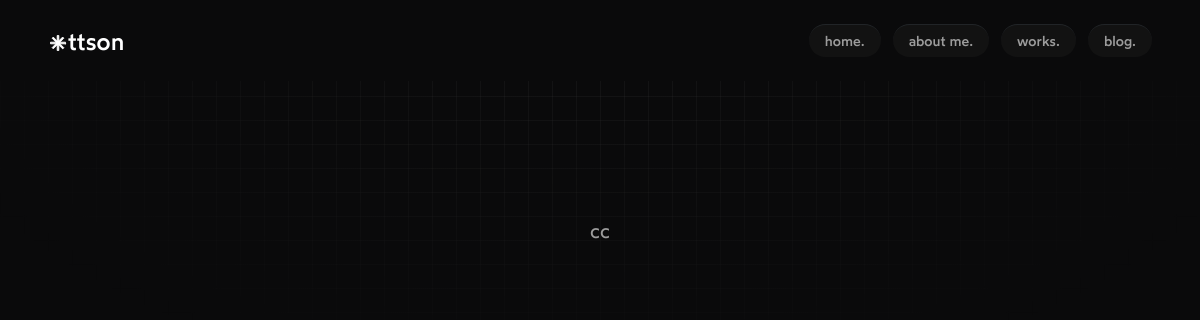
Page /blog/design-of-this-portfolio/ on the earlier database version.
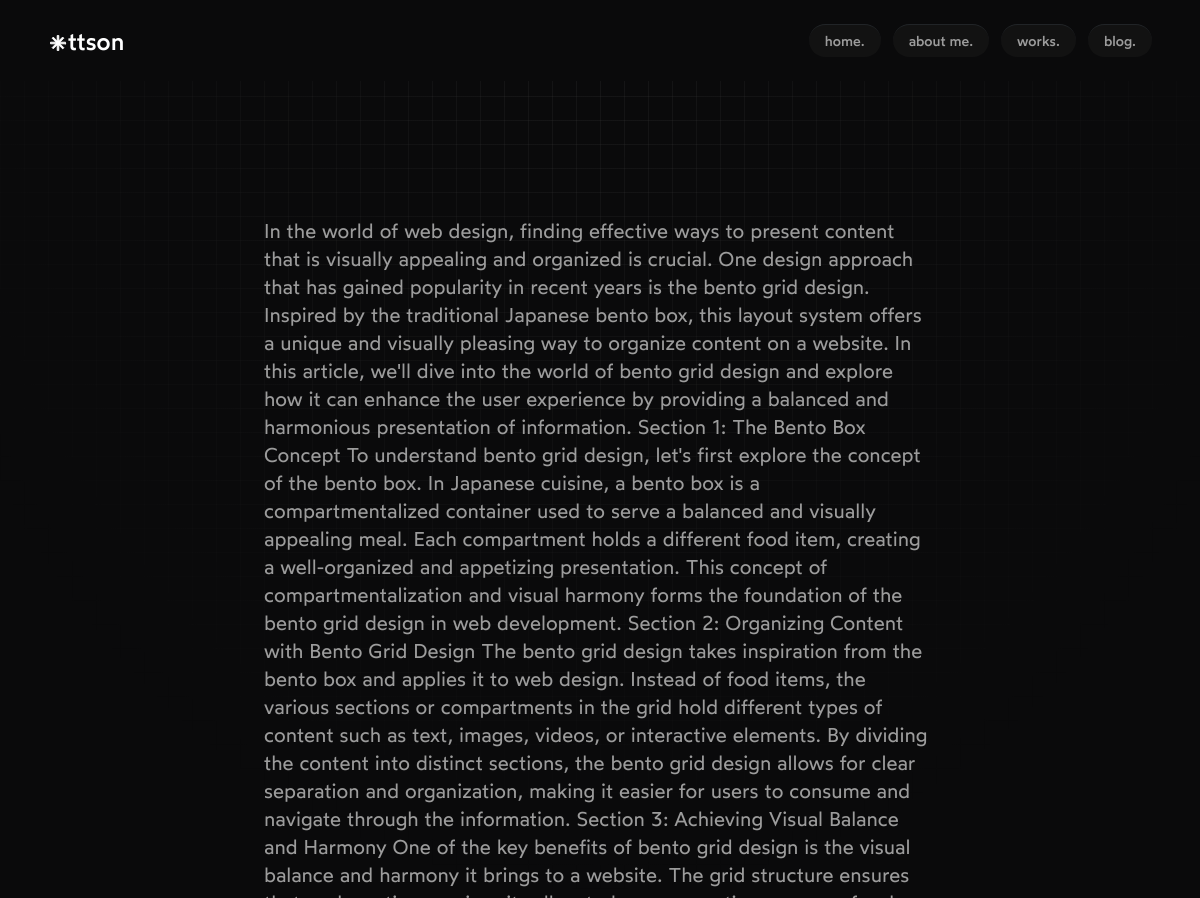
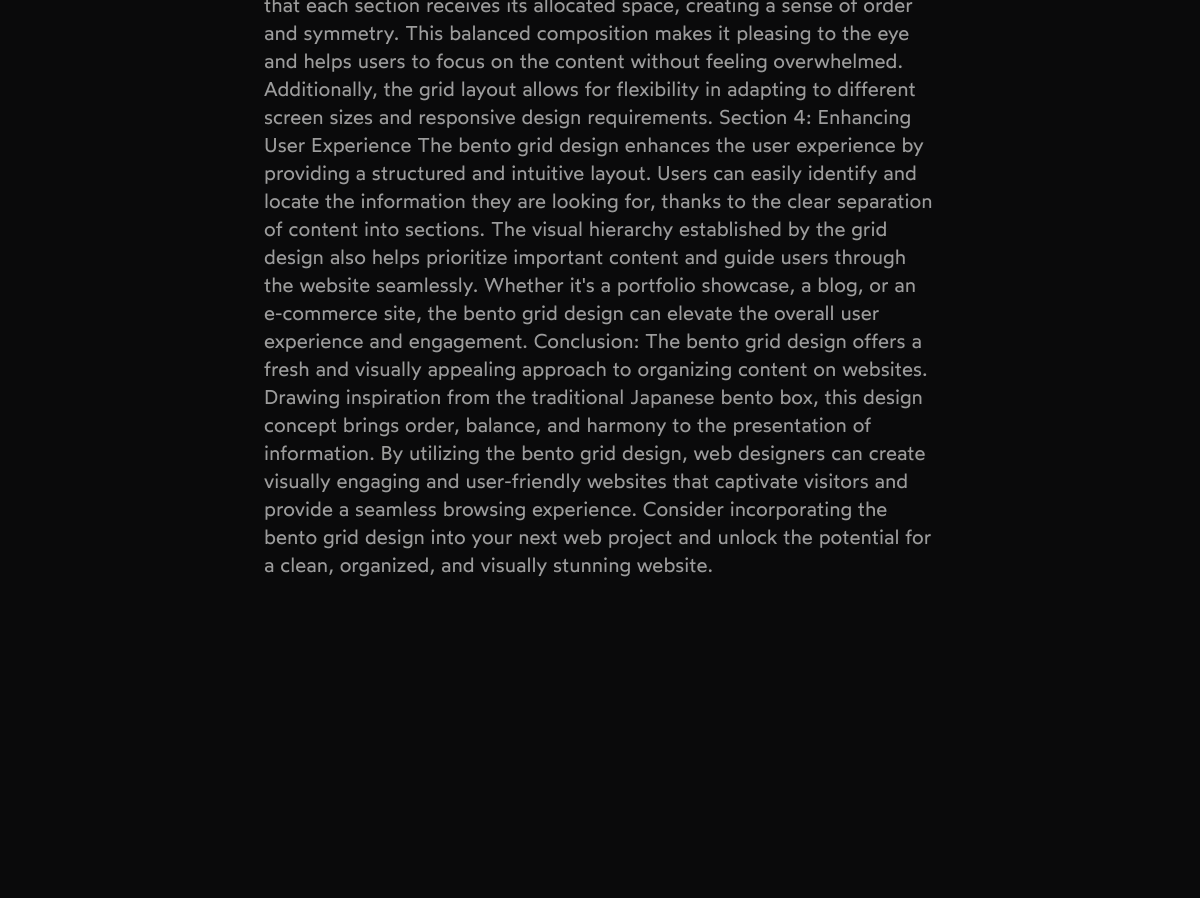
Same page on the later database version (2 pictures, top to bottom).
### pages/models.py (models this page shows, shortened)
class Post(models.Model):
    title = models.CharField(max_length=200)
    body = models.TextField()
    created_at = models.DateTimeField(auto_now_add=True)
    updated_at = models.DateTimeField(auto_now=True)
    cover = models.ImageField(upload_to="covers/", blank=True)
    slug = models.SlugField(null=False, unique=True)
    color = models.CharField(max_length=20, default='#fff', null=False, unique=True)
    class Meta:
        ordering = ["-created_at"]

### pages/views.py (the view)
# urls.py: path("blog/<slug:slug>/", BlogDetailPageView.as_view(), name="post_detail"),
class BlogDetailPageView(DetailView):
    model = Post
    template_name = "pages/blog_detail.html"

### templates/pages/blog_detail.html (shortened to what this page needs)
{% extends "_base.html" %}
{% block content %}
    {% include 'partials/post_detail.html' %}
    {% include 'partials/footer.html' %}
{% endblock content %}

### templates/_base.html (shortened to what this page needs)
{% load static tailwind_tags %}
<!DOCTYPE html>
<html lang="en">
  <head>
    {% tailwind_css %}
    <link rel="stylesheet" href="{% static 'css/base.css' %}" media="print" onload="this.media='all'" />
    <link rel="stylesheet" href="{% static 'fonts/stylesheet.css' %}" media="print" onload="this.media='all'" />
  </head>
  <body class="bg-custom-black overflow-x-hidden !scroll-smooth antialiased" x-data></body>
    <div>
      <div class="fixed top-0 left-0 w-full h-full -z-10">
        <div class="relative hidden w-full h-full bg-custom-black" @load.window="$el.classList.remove('hidden')">
          <div class="absolute bottom-0 left-0 right-0 top-0 bg-[linear-gradient(to_right,#4f4f4f2e_1px,transparent_1px),linear-gradient(to_bottom,#4f4f4f2e_1px,transparent_1px)] bg-[size:24px_24px] [mask-image:radial-gradient(ellipse_60%_50%_at_50%_0%,#0a0a0b,transparent_100%)]"></div>
        </div>
      </div>
      <div class="relative w-screen mx-auto">
        {% include 'partials/navbar.html' %}
        {% block content %}
        {% endblock content %}
      </div>
    </div>
  </body>
</html>

### templates/partials/preloader.html (shortened to what this page needs)
{% load static %}

### templates/partials/navbar.html (shortened to what this page needs)
{% load static %}
<header class="fixed top-0 left-0 z-20 hidden w-screen md:sticky lg:bg-custom-black" @load.window="$el.classList.remove('hidden')">
  <div x-data="{ open: false }" @resize.window="open = (window.innerWidth >= 768) ? true : false" x-init="open = (window.innerWidth >= 768) ? true : false" class="bg-custom-black/90 lg:bg-custom-black mx-auto flex w-full max-w-6xl flex-col p-6 max-lg:backdrop-blur-[6px] md:flex-row md:items-center md:justify-between md:rounded-none md:border-none" :class="{'border-b border-b-gray-border rounded-b-3xl': open, 'border-none rounded-none': !open}">
    <div class="flex items-center justify-between md:mb-0 md:border-none md:pb-0 lg:justify-start" :class="{'pb-6 border-b border-b-gray-border mb-6': open, 'pb-0': !open}" x-cloak>
      <a href="{% url "home" %}">
        <div class="relative flex space-x-5">
          <span class="font-['Wotfard'] text-2xl font-medium text-white">ttson</span>
        </div>
      </a>
    </div>
    <nav :class="{'flex': open, 'opacity-0': !open}" x-show="open" x-collapse x-cloak class="flex-col flex-grow space-y-6 md:flex md:flex-row md:justify-end md:pt-0 lg:py-0">
      <div class="space-y-6 md:inline-flex md:items-center md:space-x-3 md:space-y-0" x-data="{path: '{{ request.path }}'}">
        <a href="{% url 'home' %}" class="md:border-gray-border md:bg-gray-bg md:hover:bg-gray-bg-hover flex items-center justify-between duration-500 md:rounded-3xl md:border-t md:px-4 md:py-[0.375rem] transition-colors">
          <span class="text-gray-text font-['Wotfard'] text-lg font-medium md:text-sm" :class="{'text-white': path === '/'}">home.</span>
        </a>
        <a href="{% url "about" %}" class="md:border-gray-border md:bg-gray-bg md:hover:bg-gray-bg-hover flex items-center justify-between duration-500 md:rounded-3xl md:border-t md:px-4 md:py-[0.375rem] transition-colors">
          <span class="text-gray-text font-['Wotfard'] text-lg font-medium md:text-sm" :class="{'text-white': path === '/about/'}">about me.</span>
        </a>
        <a href="{% url "works" %}" class="md:border-gray-border md:bg-gray-bg md:hover:bg-gray-bg-hover flex items-center justify-between duration-500 md:rounded-3xl md:border-t md:px-4 md:py-[0.375rem] transition-colors">
          <span class="text-gray-text font-['Wotfard'] text-lg font-medium md:text-sm" :class="{'text-white': path === '/works/'}">works.</span>
        </a>
        <a href="{% url "blog" %}" class="md:border-gray-border md:bg-gray-bg md:hover:bg-gray-bg-hover flex items-center justify-between duration-500 md:rounded-3xl md:border-t md:px-4 md:py-[0.375rem] transition-colors">
          <span class="text-gray-text font-['Wotfard'] text-lg font-medium md:text-sm" :class="{'text-white': path === '/blog/'}">blog.</span>
        </a>
      </div>
    </nav>
  </div>
</header>

### templates/partials/post_detail.html (shortened to what this page needs)
{% load static %}
<section class="px-6 mx-auto">
  <div class="flex flex-col items-center w-full h-full max-w-sm mx-auto space-y-5 md:max-w-lg lg:max-w-2xl">
    <div class="text-gray-text pt-2 font-['Wotfard'] text-lg lg:text-xl space-y-5">{{post.body | safe}}</div>
  </div>
</section>

### templates/partials/footer.html (shortened to what this page needs)
{% load static %}
<footer class="w-screen max-w-6xl px-6 pb-8 mx-auto space-y-6" x-data="{year: new Date().getFullYear(), day: new Date().getDay(), weekday: ['Sunday', 'Monday', 'Tuesday', 'Wednesday', 'Thursday', 'Friday', 'Saturday']}">
  <div class="flex flex-col items-center justify-between gap-5 md:flex-row md:gap-0">
  </div>
</footer>

### static/css/base.css (style rules this page uses)
* { -webkit-tap-highlight-color: transparent; }
html { overflow: hidden; width: 100%; }
body { height: 100%; position: fixed; overflow-y: scroll; -webkit-overflow-scrolling: touch; }

Differences in the rows shown:
changed Post: body "cc" → "In the world of web design, finding effective ways to present content that is visually appealing and organized is crucial. One design approach that has gained popularity in recent years is the bento grid design. Inspired by the traditional Japanese bento box, this layout system offers a unique and visually pleasing way to organize content on a website. In this article, we'll dive into the world of bento grid design and explore how it can enhance the user experience by providing a balanced and harmonious presentation of information. Section 1: The Bento Box Concept To understand bento grid design, let's first explore the concept of the bento box. In Japanese cuisine, a bento box is a…"
